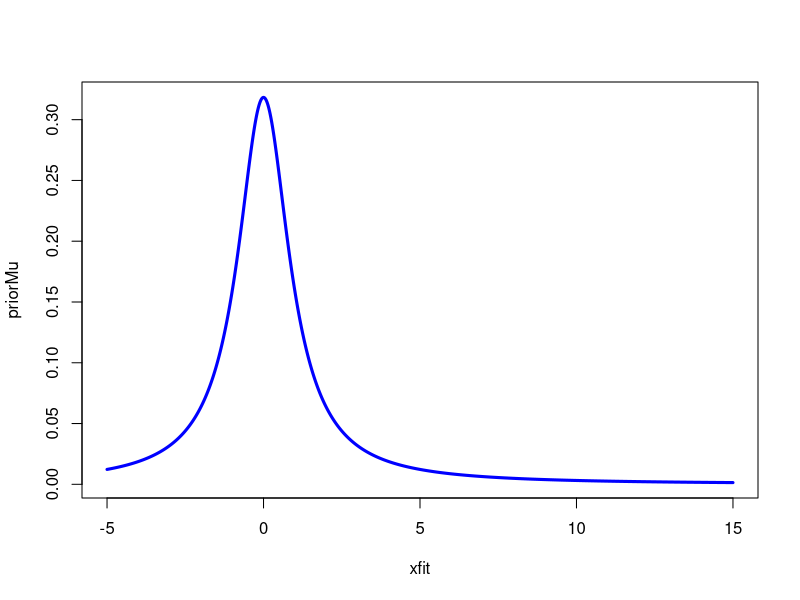
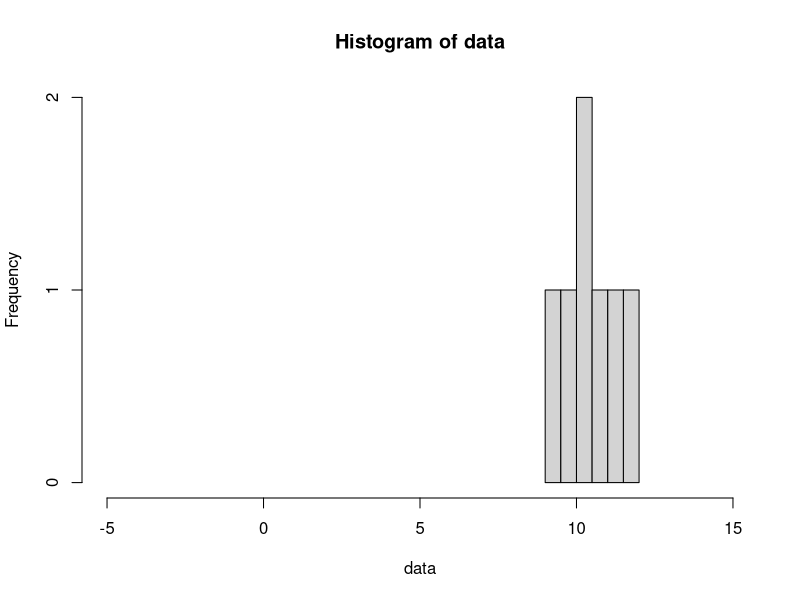
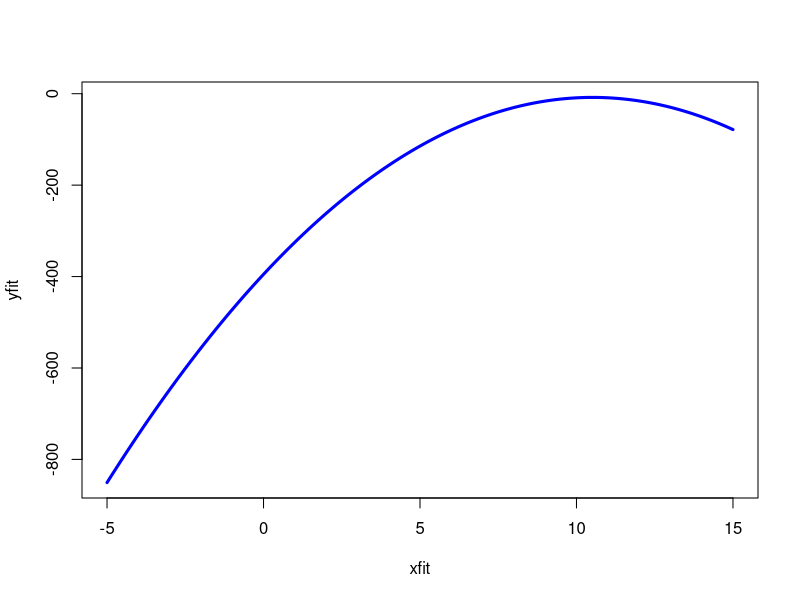
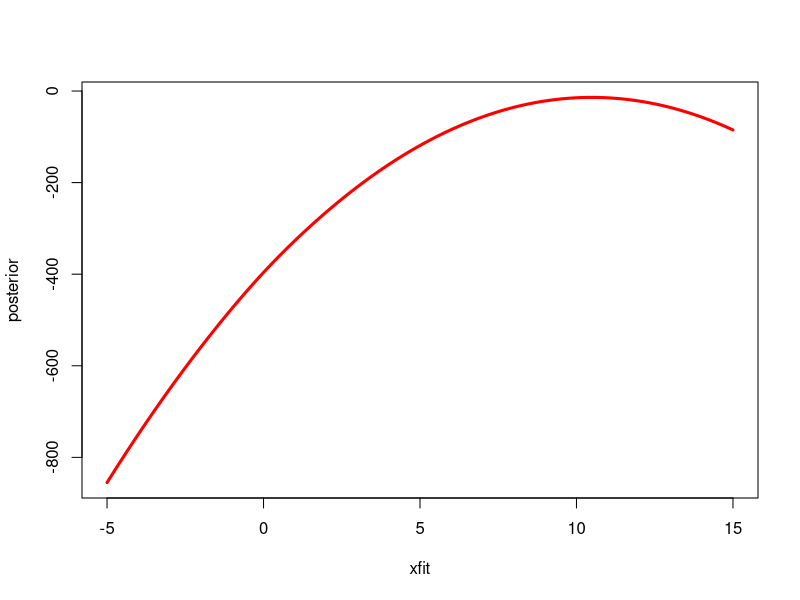
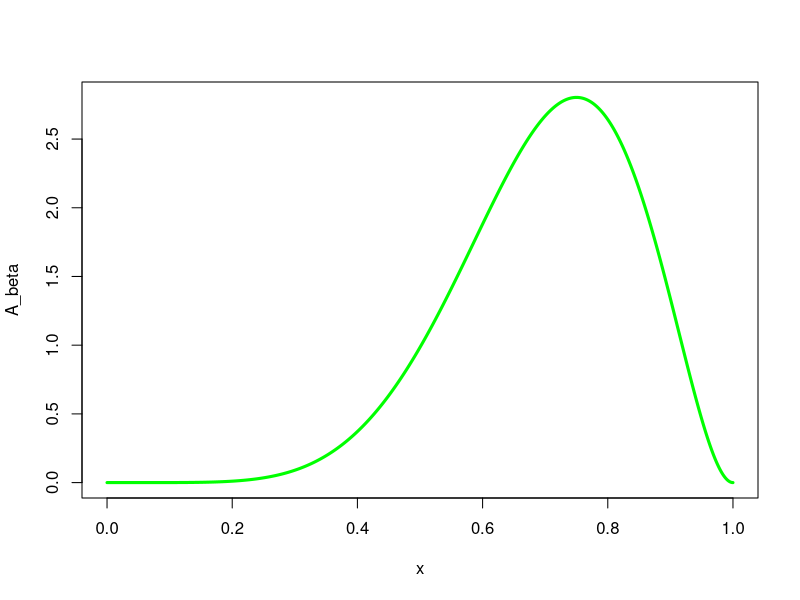
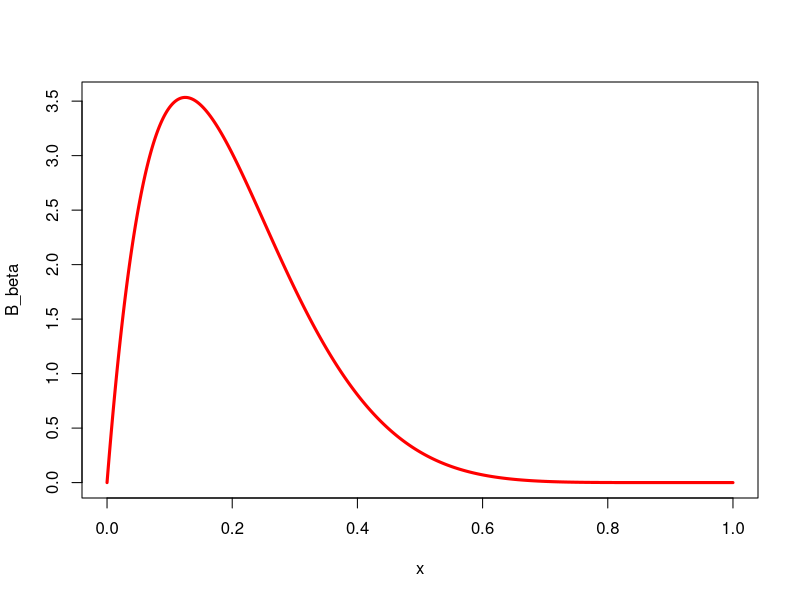
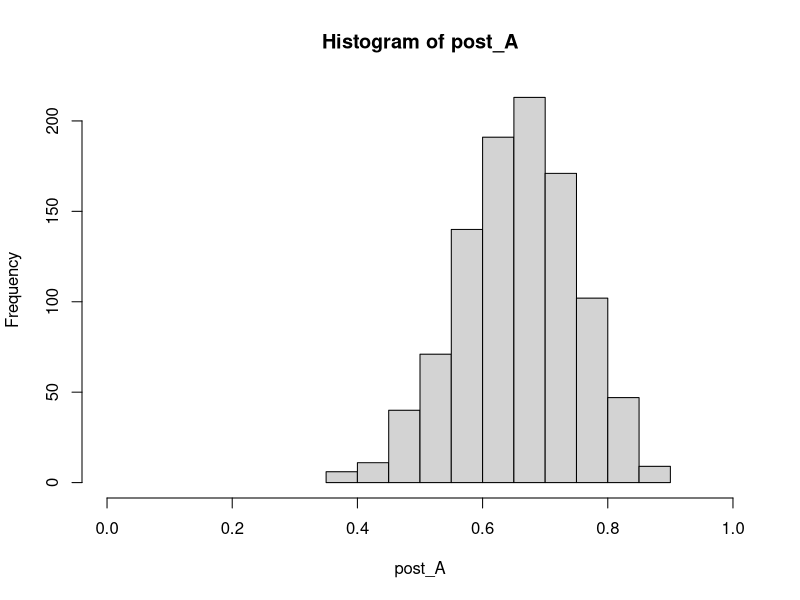
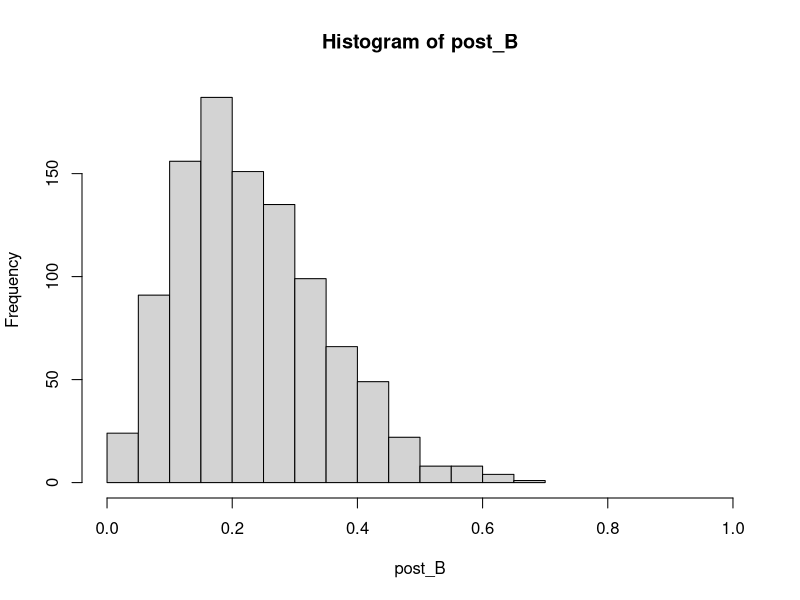

These charts were generated, in order, by the following R code: (Note: this script raises an error after producing the figures.)
## ---- chunk 1
knitr::opts_chunk$set(echo = TRUE)
## ---- chunk 2
library(gtools)
## ---- chunk 3

#prior for Mu
xfit <- seq(-5, 15, 0.01)
priorMu <- dt(xfit, df = 1)
plot(xfit, priorMu, type = 'l', lwd = 3, col = "blue")
## ---- chunk 4

data <- c(11.3710, 9.4353, 10.3631, 10.6329, 10.4043, 9.8939, 11.5115)
hist(xlim = range(-5, 15), x = data)

## ---- chunk 5
normal_log_likelihood <- function(mu, data, sigma2 = 1) {
  xsum <- sum((data - mu)**2)
  return(-length(data)/2*log(2*pi) - length(data)/2 * log(sigma2) - 1/(2 * sigma2) * xsum)
}

xfit <- seq(-5, 15, 0.01)
i <- 1
yfit <- c(xfit)
while(i <= length(xfit)) {
 yfit[i] <- normal_log_likelihood(xfit[i], data)
 i <- i + 1
}

likelihoodplot <- plot(xfit, yfit, type = 'l', lwd = 3, col = "blue")
## ---- chunk 6
#posterior
xfit <- seq(-5, 15, 0.01)
posterior <- yfit + log(priorMu)
plot(xfit, posterior, type = 'l', lwd = 3, col = "red")

## ---- chunk 7
# Prior för produkt A
x <- seq(0, 1, 0.001)
A_beta <- dbeta(x, 7, 3)
plot(x, A_beta, type = 'l', lwd = 3, col = "green")
## ---- chunk 8
# Prior för produkt B
x <- seq(0, 1, 0.001)
B_beta <- dbeta(x, 2, 8)
plot(x, B_beta, type = 'l', lwd = 3, col = "red")
## ---- chunk 9
x <- seq(0, 1, 0.001)
post_A <- rbeta(x, 15, 8)
hist(xlim = range(0, 1), post_A)
## ---- chunk 10
x <- seq(0, 1, 0.001)
post_B <- rbeta(x, 3, 10)
hist(xlim = range(0, 1), post_B)
## ---- chunk 11
AMoreInteresting <- function(a, b) {
  i <- 1
  aLarger <- 0
  while (i < length(a)) {
    if (a[i] > b[i]) {
      aLarger <- aLarger + 1
    }
    i <- i + 1
  }
  return (aLarger/length(a))
}

AMoreInteresting(post_A, post_B)
## ---- chunk 12
XMoreThanHalfInteresting <- function(x) {
  i <- 1
  xLarger <- 0
  while (i < length(x)) {
    if (x[i] > 0.5) {
      xLarger <- xLarger + 1
    }
    i <- i + 1
  }
  return (xLarger/length(x))
}

XMoreThanHalfInteresting(post_A)
XMoreThanHalfInteresting(post_B)
## ---- chunk 13
# aposterior för produkt A
x <- seq(0, 1, 0.001)
A_beta <- rbeta(x, 15, 8)
A_rbin <- rbinom(10000, 87, mean(A_beta))
hist(A_rbin)
## ---- chunk 14
# aposterior för produkt B
x <- seq(0, 1, 0.001)
B_beta <- rbeta(x, 3, 10)
B_rbin <- rbinom(10000, 87, mean(B_beta))
hist(B_rbin)

## ---- chunk 15
# Produkt A:
 length(A_rbin[A_rbin>40])/length(A_rbin)

# Produkt B:
 length(B_rbin[B_rbin>40])/length(B_rbin)
## ---- chunk 16
# Produkt A:
87 * mean(A_beta)

#Produkt B:
87 * mean(B_beta)
## ---- chunk 17
mean <- 0.07/365 # 7 procent genomsnittlig avkastning per år
variance = 0.001**2 # daglig varians på avkastningen (osäkerhet)
xfit <- seq(-0.007, 0.007, 0.0001)
prior <- dnorm(xfit, mean, variance**(1/2))
plot(xfit, prior, type = "l")
dnorm()
## ---- chunk 18
data = c(0.0315, -0.0180, -0.0021, -0.0202, 0.0076)
mean_data <- mean(data)
sigma2 <- sum((data-mean_data)**2)/(length(data) - 1) # variance

omega <- (length(data)/sigma2)/(length(data)/sigma2+1/variance)
myx <- omega*mean(data)+(1-omega)*mean # väntevärde för aposterior
thau2x <- 1/(length(data)/sigma2 + 1/variance)
aposterior <- dnorm(xfit, myx, thau2x**(1/2))
plot(xfit, aposterior, type = "l")
## ---- chunk 19
post_sim <- rnorm(10000, myx, thau2x**(1/2))
post_sim <- sort(post_sim, decreasing = FALSE)
post_sim_1perc <- post_sim[1:100]
var <- abs(100000 * post_sim_1perc)

hist(var)
## ---- chunk 20
quantile(var, probs = c(0.0, 0.95))
## ---- chunk 21
set.seed(4711)
voteprior <- rdirichlet(n = 1000, alpha = c(20, 8, 10, 4, 30, 7, 6, 13, 2))

#Moderaterna
hist(voteprior[,1], main = "Moderaterna")
abline(v = 0.2333, col = "blue")

#Folkpartiet
hist(voteprior[,2], main = "Folkpartiet")
abline(v = 0.0542, col = "blue")

#Centerpartiet
hist(voteprior[,3], main = "Centerpartiet")
abline(v = 0.0611, col = "green")

#Kristdemokratera
hist(voteprior[,4], main = "Kristdemokraterna")
abline(v = 0.0457, col = "blue")

#Socialdemokraterna
hist(voteprior[,5], main = "Socialdemokraterna")
abline(v = 0.3101, col = "red")

#Vänsterpartiet
hist(voteprior[,6], main = "Vänsterpartiet")
abline(v = 0.0572, col = "red")

#Miljöpartiet
hist(voteprior[,7], main = "Miljöpartiet")
abline(v = 0.0689, col = "green")

#Sverigedemokraterna
hist(voteprior[,8], main = "Sverigedemokraterna")
abline(v = 0.1286, col = "blue")

#Feministiskt initiativ
hist(voteprior[,9], main = "Feministiskt initiativ")
abline(v = 0.0312, col = "pink")
## ---- chunk 22
votepost <- rdirichlet(n = 10000, alpha = c(20+32, 8+12, 10+27, 4+6, 30+58, 7+15, 6+8, 13+36, 2+4))
## ---- chunk 23
sum(votepost[,1]+votepost[,2]+votepost[,3]+votepost[,4]<votepost[,5]+votepost[,6]+votepost[,7])/10000
## ---- chunk 24
sum(votepost[votepost[,8] > votepost[,1]])/10000
## ---- chunk 25
sum(votepost[,4] < 0.04)/10000
## ---- chunk 26
sum(votepost[,7] < 0.04)/10000
## ---- chunk 27
quantile(votepost[,5], probs = c(0.025, 0.975))
